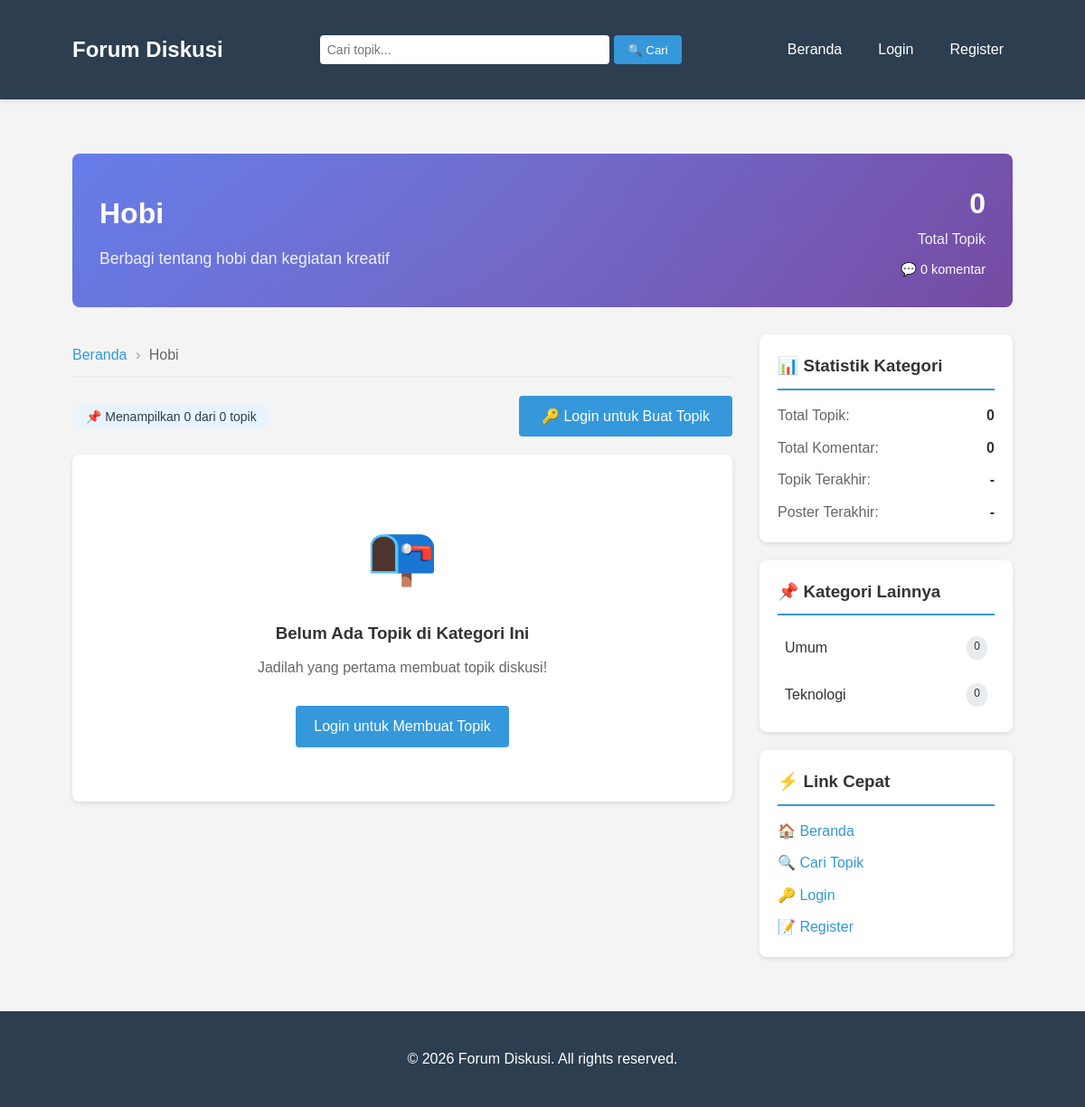
Screenshot of /category.php?id=3 with the database file from the repository.
### tables this page shows
CREATE TABLE IF NOT EXISTS categories (
    id INT AUTO_INCREMENT PRIMARY KEY,
    name VARCHAR(100) NOT NULL,
    description TEXT,
    created_at TIMESTAMP DEFAULT CURRENT_TIMESTAMP
);

### config/database.php (called while the page is built, shortened)
<?php
function isLoggedIn() {
    return isset($_SESSION['user_id']);
}
?>

### category.php (the view, shortened to what this page needs)
<?php
require_once 'includes/header.php';
$category_id = isset($_GET['id']) ? (int)$_GET['id'] : 0;
$stmt = $pdo->prepare("SELECT * FROM categories WHERE id = ?");
$stmt->execute([$category_id]);
$category = $stmt->fetch();
$page = isset($_GET['page']) ? (int)$_GET['page'] : 1;
$perPage = 10;
$offset = ($page - 1) * $perPage;
$stmt = $pdo->prepare("
    SELECT t.*, u.username,
           (SELECT COUNT(*) FROM replies WHERE topic_id = t.id) as reply_count,
           (SELECT MAX(created_at) FROM replies WHERE topic_id = t.id) as last_reply
    FROM topics t
    JOIN users u ON t.user_id = u.id
    WHERE t.category_id = :category_id
    ORDER BY
        CASE WHEN t.status = 'open' THEN 0 ELSE 1 END,
        t.created_at DESC
    LIMIT :offset, :perPage
");
$stmt->bindParam(':category_id', $category_id, PDO::PARAM_INT);
$stmt->bindParam(':offset', $offset, PDO::PARAM_INT);
$stmt->bindParam(':perPage', $perPage, PDO::PARAM_INT);
$stmt->execute();
$topics = $stmt->fetchAll();
$stmt = $pdo->prepare("SELECT COUNT(*) FROM topics WHERE category_id = ?");
$stmt->execute([$category_id]);
$totalTopics = $stmt->fetchColumn();
$stmt = $pdo->prepare("
    SELECT
        COUNT(DISTINCT t.id) as total_topics,
        COUNT(r.id) as total_replies,
        MAX(t.created_at) as last_topic_date,
        (SELECT username FROM users u JOIN topics t2 ON u.id = t2.user_id
         WHERE t2.category_id = ? ORDER BY t2.created_at DESC LIMIT 1) as last_poster
    FROM topics t
    LEFT JOIN replies r ON t.id = r.topic_id
    WHERE t.category_id = ?
");
$stmt->execute([$category_id, $category_id]);
$stats = $stmt->fetch();
$stmt = $pdo->prepare("
    SELECT c.*,
           (SELECT COUNT(*) FROM topics WHERE category_id = c.id) as topic_count
    FROM categories c
    WHERE c.id != ?
    ORDER BY topic_count DESC
    LIMIT 5
");
$stmt->execute([$category_id]);
$otherCategories = $stmt->fetchAll();
?>
<div class="category-header" style="background: linear-gradient(135deg, #667eea 0%, #764ba2 100%); color: white; padding: 30px; border-radius: 8px; margin-bottom: 30px;">
    <div style="display: flex; justify-content: space-between; align-items: center; flex-wrap: wrap; gap: 20px;">
        <div>
            <h1 style="margin: 0 0 10px 0; font-size: 2em;"><?php echo htmlspecialchars($category['name']); ?></h1>
            <p style="margin: 0; opacity: 0.9; font-size: 1.1em;"><?php echo htmlspecialchars($category['description']); ?></p>
        </div>
        <div style="text-align: right;">
            <div style="font-size: 2em; font-weight: bold;"><?php echo $stats['total_topics']; ?></div>
            <div style="opacity: 0.9;">Total Topik</div>
            <div style="margin-top: 10px; font-size: 0.9em;">💬 <?php echo $stats['total_replies']; ?> komentar</div>
        </div>
    </div>
</div>
<div style="display: grid; grid-template-columns: 1fr 280px; gap: 30px;">
    <div>
        <div style="margin-bottom: 20px; padding: 10px 0; border-bottom: 2px solid #eee;">
            <a href="index.php" style="color: #3498db; text-decoration: none;">Beranda</a>
            <span style="color: #999; margin: 0 5px;">›</span>
            <span style="color: #666;"><?php echo htmlspecialchars($category['name']); ?></span>
        </div>
        <div style="display: flex; justify-content: space-between; align-items: center; margin-bottom: 20px; flex-wrap: wrap; gap: 15px;">
            <div>
                <span style="background-color: #e8f4fd; color: #2c3e50; padding: 5px 15px; border-radius: 20px; font-size: 14px;">
                    📌 Menampilkan <?php echo count($topics); ?> dari <?php echo $totalTopics; ?> topik
                </span>
            </div>
            <?php if (isLoggedIn()): ?>
                <a href="create_topic.php?category=<?php echo $category_id; ?>" class="btn btn-success" style="padding: 10px 25px;">
                    ➕ Buat Topik di Kategori Ini
                </a>
            <?php else: ?>
                <a href="login.php" class="btn" style="padding: 10px 25px;">
                    🔑 Login untuk Buat Topik
                </a>
            <?php endif; ?>
        </div>
        <?php if (empty($topics)): ?>
            <div style="text-align: center; padding: 60px 20px; background-color: #fff; border-radius: 8px; box-shadow: 0 2px 5px rgba(0,0,0,0.1);">
                <div style="font-size: 4em; margin-bottom: 20px;">📭</div>
                <h3 style="color: #333; margin-bottom: 10px;">Belum Ada Topik di Kategori Ini</h3>
                <p style="color: #666; margin-bottom: 30px;">Jadilah yang pertama membuat topik diskusi!</p>
                <?php if (isLoggedIn()): ?>
                    <a href="create_topic.php?category=<?php echo $category_id; ?>" class="btn btn-success">Buat Topik Pertama</a>
                <?php else: ?>
                    <a href="login.php" class="btn">Login untuk Membuat Topik</a>
                <?php endif; ?>
            </div>
        <?php endif; ?>
    </div>
    <div>
        <div style="background-color: #fff; border-radius: 8px; padding: 20px; margin-bottom: 20px; box-shadow: 0 2px 5px rgba(0,0,0,0.1);">
            <h3 style="margin-top: 0; margin-bottom: 15px; padding-bottom: 10px; border-bottom: 2px solid #3498db;">📊 Statistik Kategori</h3>
            <div style="display: flex; flex-direction: column; gap: 10px;">
                <div style="display: flex; justify-content: space-between;">
                    <span style="color: #666;">Total Topik:</span>
                    <span style="font-weight: bold;"><?php echo $stats['total_topics']; ?></span>
                </div>
                <div style="display: flex; justify-content: space-between;">
                    <span style="color: #666;">Total Komentar:</span>
                    <span style="font-weight: bold;"><?php echo $stats['total_replies']; ?></span>
                </div>
                <div style="display: flex; justify-content: space-between;">
                    <span style="color: #666;">Topik Terakhir:</span>
                    <span style="font-weight: bold;"><?php echo $stats['last_topic_date'] ? date('d M Y', strtotime($stats['last_topic_date'])) : '-'; ?></span>
                </div>
                <div style="display: flex; justify-content: space-between;">
                    <span style="color: #666;">Poster Terakhir:</span>
                    <span style="font-weight: bold;"><?php echo $stats['last_poster'] ? htmlspecialchars($stats['last_poster']) : '-'; ?></span>
                </div>
            </div>
        </div>
        <?php if (!empty($otherCategories)): ?>
        <div style="background-color: #fff; border-radius: 8px; padding: 20px; margin-bottom: 20px; box-shadow: 0 2px 5px rgba(0,0,0,0.1);">
            <h3 style="margin-top: 0; margin-bottom: 15px; padding-bottom: 10px; border-bottom: 2px solid #3498db;">📌 Kategori Lainnya</h3>
            <div style="display: flex; flex-direction: column; gap: 10px;">
                <?php foreach ($otherCategories as $cat): ?>
                    <a href="category.php?id=<?php echo $cat['id']; ?>" style="display: flex; justify-content: space-between; text-decoration: none; color: #333; padding: 8px; border-radius: 4px; transition: background-color 0.2s;"
                       onmouseover="this.style.backgroundColor='#f5f5f5'" onmouseout="this.style.backgroundColor='transparent'">
                        <span><?php echo htmlspecialchars($cat['name']); ?></span>
                        <span style="background-color: #e9ecef; padding: 2px 8px; border-radius: 12px; font-size: 12px;"><?php echo $cat['topic_count']; ?></span>
                    </a>
                <?php endforeach; ?>
            </div>
        </div>
        <?php endif; ?>
        <div style="background-color: #fff; border-radius: 8px; padding: 20px; box-shadow: 0 2px 5px rgba(0,0,0,0.1);">
            <h3 style="margin-top: 0; margin-bottom: 15px; padding-bottom: 10px; border-bottom: 2px solid #3498db;">⚡ Link Cepat</h3>
            <div style="display: flex; flex-direction: column; gap: 10px;">
                <a href="index.php" style="color: #3498db; text-decoration: none;">🏠 Beranda</a>
                <a href="search.php" style="color: #3498db; text-decoration: none;">🔍 Cari Topik</a>
                <?php if (isLoggedIn()): ?>
                    <a href="create_topic.php" style="color: #3498db; text-decoration: none;">➕ Buat Topik Baru</a>
                    <a href="profile.php" style="color: #3498db; text-decoration: none;">👤 Profil Saya</a>
                <?php else: ?>
                    <a href="login.php" style="color: #3498db; text-decoration: none;">🔑 Login</a>
                    <a href="register.php" style="color: #3498db; text-decoration: none;">📝 Register</a>
                <?php endif; ?>
            </div>
        </div>
    </div>
</div>
<?php require_once 'includes/footer.php'; ?>

### css/style.css (style rules this page uses)
* { margin: 0; padding: 0; box-sizing: border-box; }
body { font-family: 'Arial', sans-serif; background-color: #f4f4f4; color: #333; line-height: 1.6; }
.btn { display: inline-block; padding: 10px 20px; background-color: #3498db; color: #fff; border: none; border-radius: 4px; cursor: pointer; font-size: 16px; text-decoration: none; transition: background-color 0.3s; }

### category.php (style rules this page uses)
.category-header { background: linear-gradient(135deg, #667eea 0%, #764ba2 100%); position: relative; overflow: hidden; }
.category-header::after { content: ''; position: absolute; top: -50%; right: -50%; width: 200%; height: 200%; background: radial-gradient(circle, rgba(255,255,255,0.1) 0%, transparent 50%); opacity: 0.3; pointer-events: none; }

### rows the page displays
categories: name "Hobi", description "Berbagi tentang hobi dan kegiatan kreatif"
categories: name "Umum", topic_count "0"
categories: name "Teknologi", topic_count "0"

### other values shown
$stats['total_topics'] "0"
$stats['total_replies'] "0"
count($topics) "0"
$totalTopics "0"
